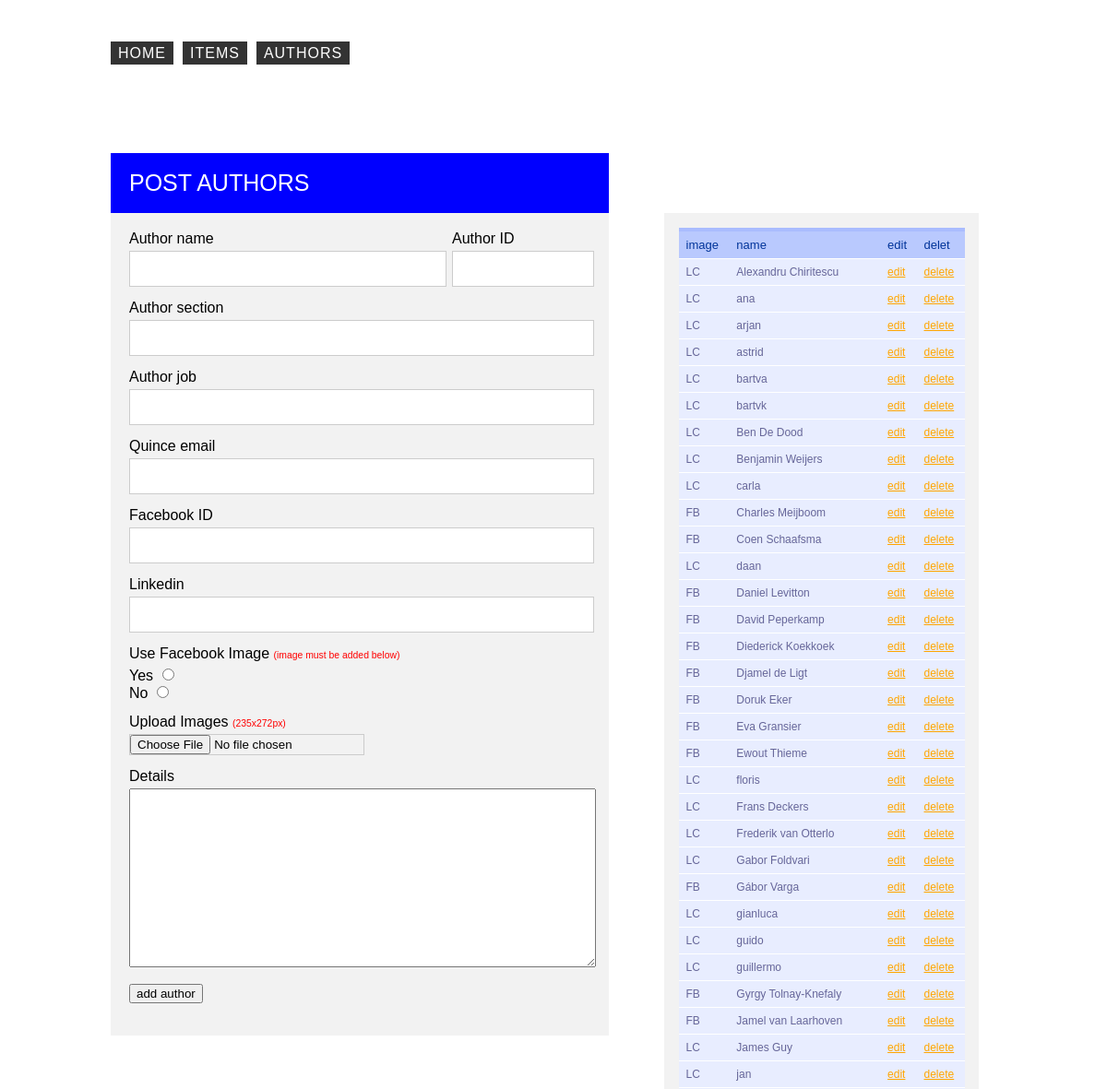
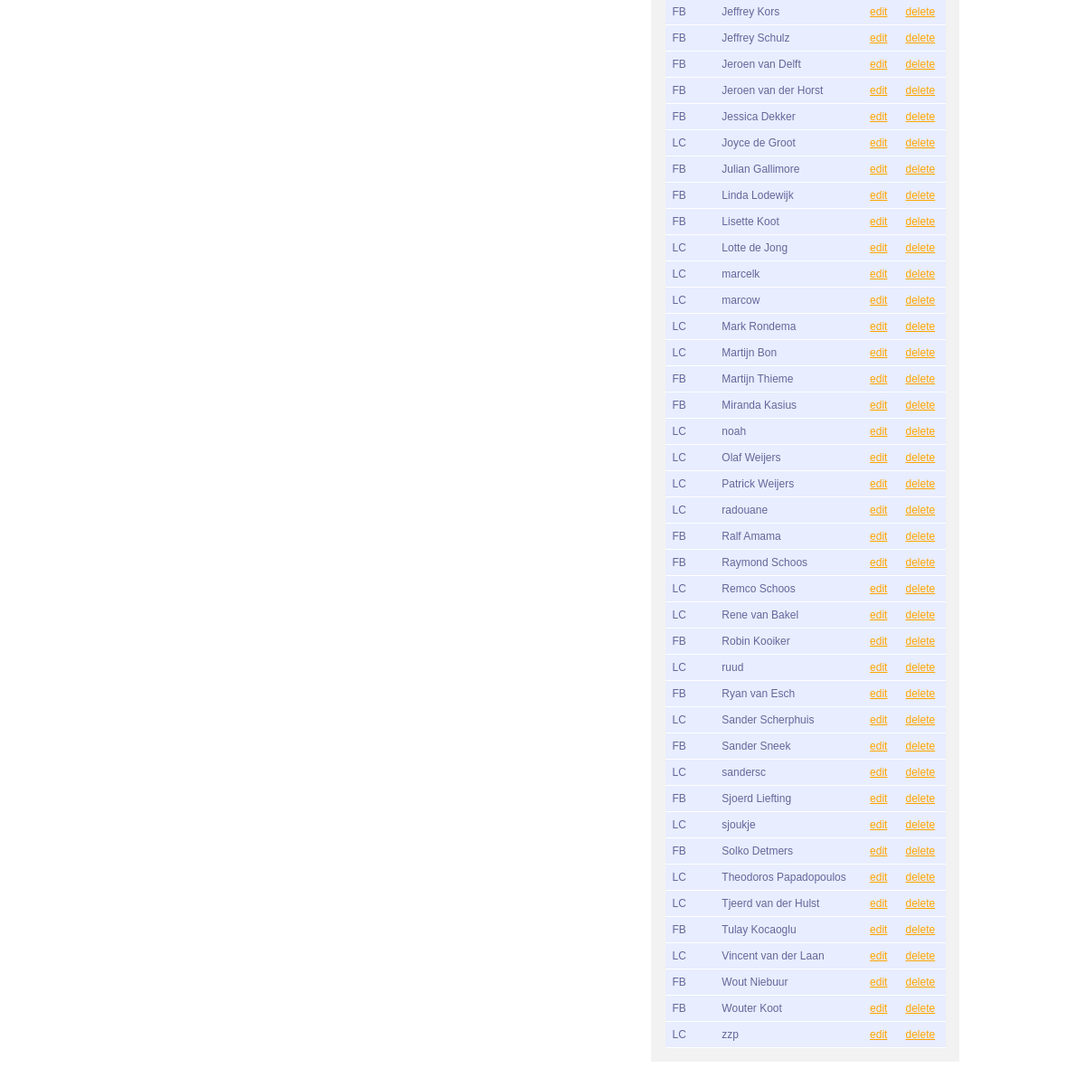
/admin/authors.php, run on an earlier commit of the app's database (2 pictures, top to bottom).
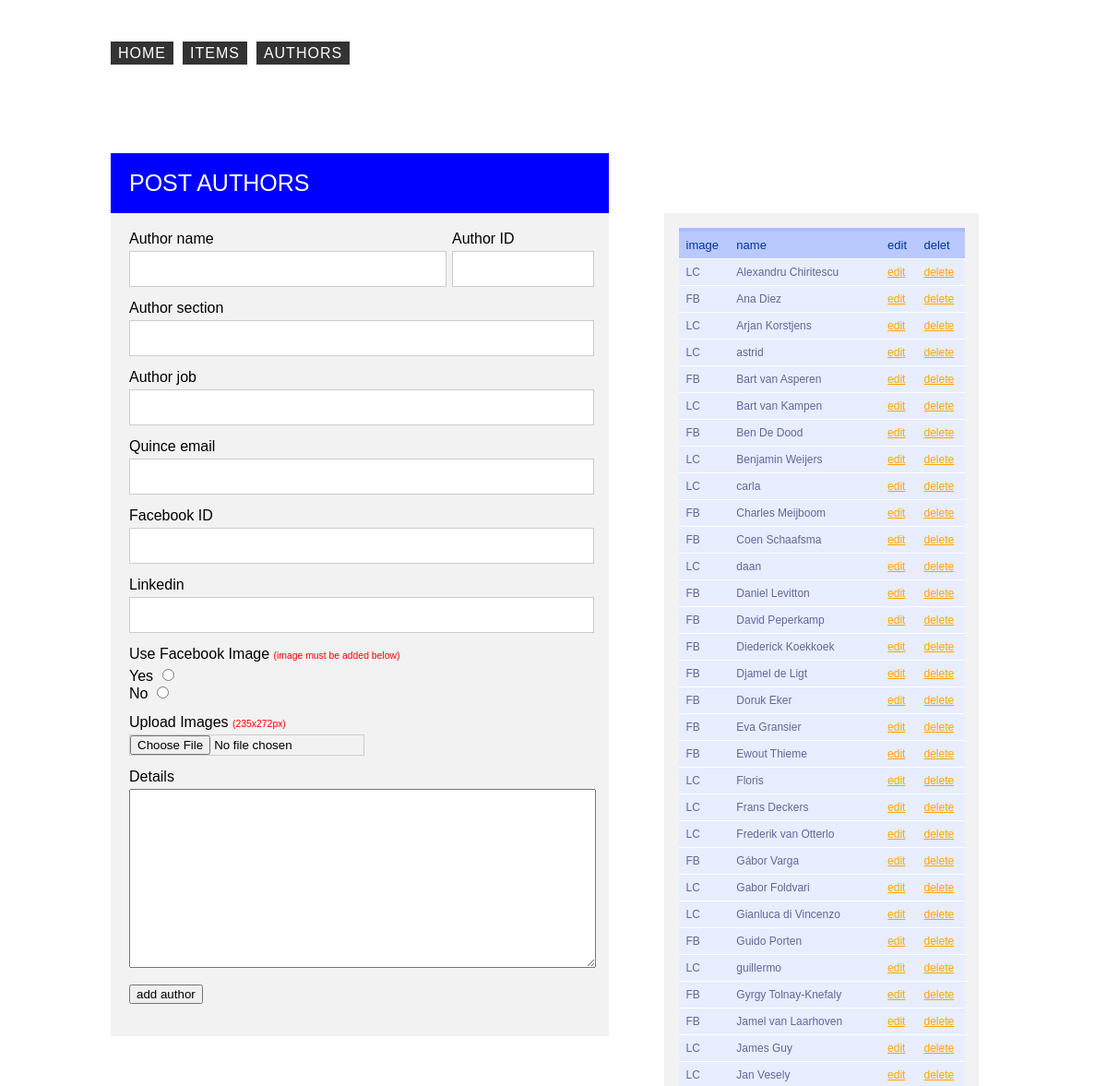
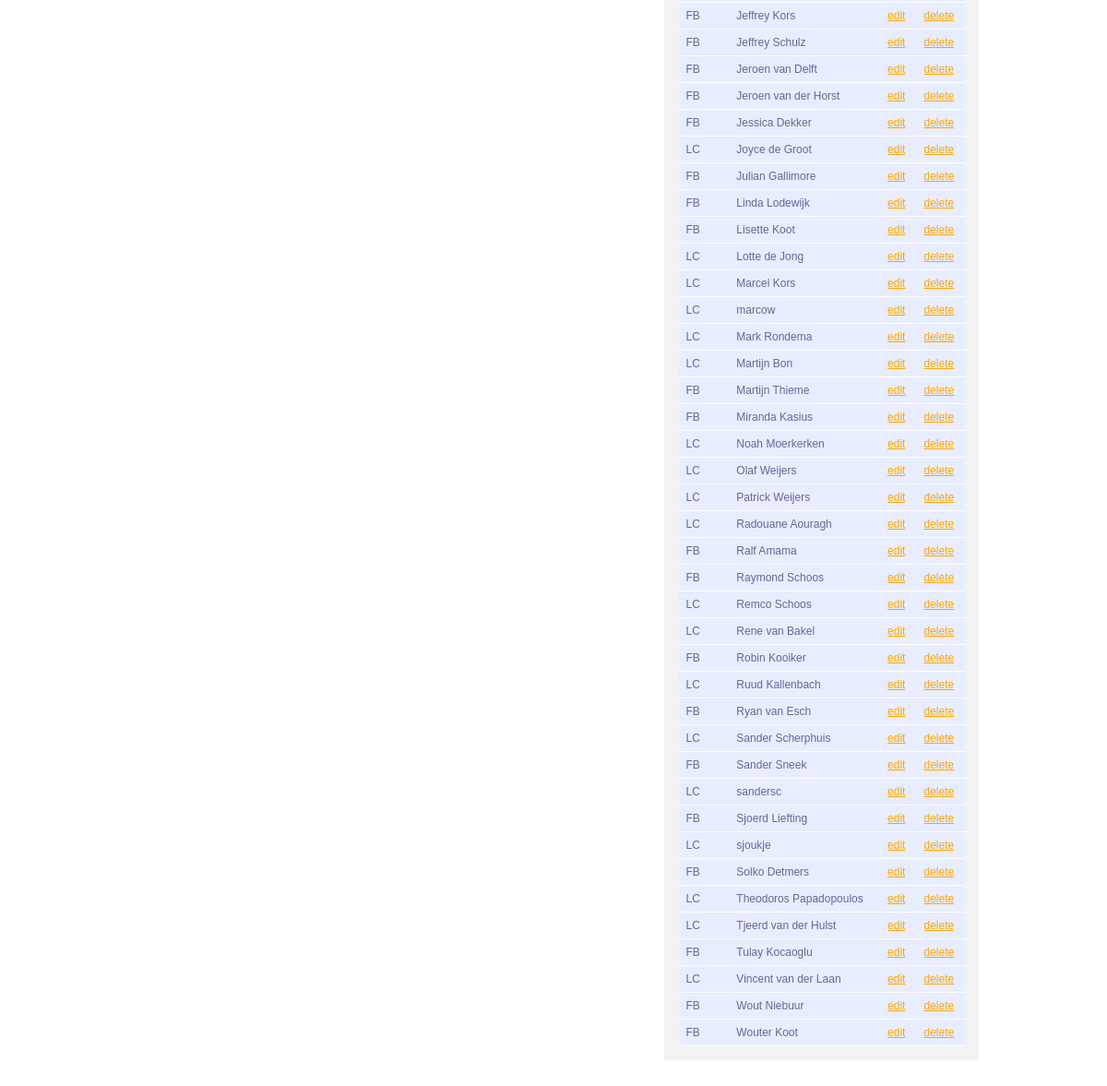
And on a later commit of the database (2 pictures, top to bottom).
### tables this page shows
CREATE TABLE `authors` (
  `id` int(11) NOT NULL AUTO_INCREMENT,
  `name` varchar(100) NOT NULL,
  `job` varchar(100) DEFAULT NULL,
  `email` varchar(100) DEFAULT NULL,
  `useFbImage` tinyint(1) DEFAULT NULL,
  `facebook` varchar(100) DEFAULT NULL,
  `linkedin` varchar(100) DEFAULT NULL,
  `mobile` varchar(100) DEFAULT NULL,
  `details` mediumtext,
  `section` varchar(100) DEFAULT NULL,
  PRIMARY KEY (`id`)
);

### admin/inc/addauthor.php (called while the page is built, shortened)
<?php
    $resultAuthor =  mysql_query("SELECT id, name, useFbImage FROM authors ORDER BY name ASC");
?>

### admin/authors.php (the view, shortened to what this page needs)
<?php
include 'inc/addauthor.php';
include 'inc/header.php';
include 'inc/nav.php';
?>
	<section class="container clearhack home" >
		<header class="formheader">
			<h1>Post authors</h1>
		</header>
		<article>
		<form id="postauthors" name="postauthors" action="<?php echo $_SERVER['PHP_SELF'] ?>" method="POST" enctype="multipart/form-data">
				<div class="inputblock">
					<label>Author name</label>
					<input type="text" name="authorname" value="">
				</div>
				<div class="inputblock classid">
					<label>Author ID</label>
					<input type="text" name="authorid" value="">
				</div>
				<div class="inputblock">
					<label>Author section</label>
					<input type="text" name="authorsection" value="">
				</div>
				<div class="inputblock">
					<label>Author job</label>
					<input type="text" name="authortitle" value="">
				</div>
				<div class="inputblock">
					<label>Quince email</label>
					<input type="text" name="authoremail" value="">
				</div>
				<div class="inputblock">
					<label>Facebook ID</label>
					<input type="text" name="authorfacebook" value="">
				</div>
				<div class="inputblock">
					<label>Linkedin</label>
					<input type="text" name="authorlinkedin" value="">
				</div>
				<div class="inputblock">
					<label>Use Facebook Image <span>(image must be added below)</span></label>
					<label class="radioFacebook"> Yes
						<input type="radio" name="usefbimage" value="1">
					<label class="radioFacebook"> No
						<input type="radio" name="usefbimage" value="0">
				</div>
				<div class="inputblock">
					<label>Upload Images <span>(235x272px)</span></label>
			    	<input type="file" name="files[]" />
				</div>
				<div class="inputblock">
					<label>Details</label>
					<textarea name="authordetails"  rows="10" cols="50"></textarea>
				</div>
				<div class="inputblock">
					<button type="submit" name="author_submit">add author</button>
				</div>
			</form>
		</article>
		<aside id="advanceoption">
			<div class="addinfo">
				<table>
					<thead>
						<tr>
							<th>image</th>
							<th>name</th>
							<th>edit</th>
							<th>delet</th>
						</tr>
					</thead>
				<?php
				while($row = mysql_fetch_array($resultAuthor)){
					$wishImg = "";
					if ($row['useFbImage'] == 0) {
						$wishImg = "LC";
					} else {
						$wishImg = "FB";
					}
				echo "<tr>".
						"<td>" . $wishImg . "</td>".
						"<td>" . $row['name'] . "</td>".
						'<td><a href="authoreditor.php?id=' . $row["id"] .'"' . '>edit</a></td>'.
						'<td><a href="?action=deleteAuthor&id='.$row['id'].'">delete</a>'.'</td>'.
						"</tr>";
				}
			?>
				</table>
			</div>
		</aside>
	</section>
<?php
include 'inc/footer.php';
?>

### admin/inc/header.php (shortened to what this page needs)
<!DOCTYPE html>
<html>
<head>
    <link href="css/reset.css" rel="stylesheet" />
    <link href="css/style.css" rel="stylesheet" />
    <link rel="stylesheet" href="//ajax.googleapis.com/ajax/libs/jqueryui/1.10.4/themes/smoothness/jquery-ui.css" />
</head>
<body>

### admin/inc/nav.php
<section class="container clearhack" >
	<header>
		<nav>
			<ul>
				<li><a href="index.php">home</a></li>
				<li><a href="items.php">items</a></li>
				<li><a href="authors.php">authors</a></li>
			</ul>
		</nav>
	</header>
</section>

### admin/inc/footer.php (shortened to what this page needs)
</body>
</head>

### admin/css/style.css (style rules this page uses)
html, body { margin: 0; padding: 0; }
label span { font-size:0.65em; color:red; }
body { font-family: sans-serif; font-size: 16px; }
nav li { float: left; margin-right: 10px; }
nav li a { text-transform: uppercase; text-decoration: none; letter-spacing: 1px; border: 1px solid #333; background: #333; padding: 3px 7px; color: #fff; }
section { padding: 50px 0; }
article, .formheader { background: #f2f2f2; width: 500px; float: left; margin-right: 60px; padding: 20px; }
aside, .asideheader { float: left; width: 310px; }
aside .addinfo { background: #f2f2f2; width: 100%; padding: 5%; margin-bottom: 20px; }
form { width: 100%; }
table { font-family: Sans-Serif; font-size: 12px; text-align: left; border-collapse: collapse; width: 100%; }
table th { font-size: 13px; font-weight: normal; padding: 8px; background: #b9c9fe; border-top: 4px solid #aabcfe; border-bottom: 1px solid #fff; color: #039; }
table td { padding: 8px; background: #e8edff; border-bottom: 1px solid #fff; color: #669; border-top: 1px solid transparent; }
table tr a { color: orange; }
.container { margin: 0 auto; width: 960px; }
.clearhack { zoom: 1; }
.clearhack:before, .clearhack:after { content: ""; display: table; }
.clearhack:after { clear: both; }
.inputblock { margin-bottom: 15px; }
label { display: block; margin-bottom: 5px; }
form input { border: 1px solid #ccc; }
form input[type=text] { width: 93%; height: 35px; font-size: 1em; padding-left: 7%; }
form textarea { width: 100%; font-size: 1em; padding-top: 10px; }
#postauthors .inputblock:nth-child(1), #postcustomers .inputblock:nth-child(1) { width: 68%; margin-right: 2%; float: left; }
#postauthors .inputblock:nth-child(2), #postcustomers .inputblock:nth-child(2) { width: 30%; float: left; }
.formheader h1 { font-size: 25px; color: #fff; text-transform: uppercase; }
.formheader { background: orange; }
.home .formheader { background: blue; }

What changed in the data, as far as the page shows it:
removed authors: useFbImage "LC", name "zzp"
changed authors: useFbImage "LC" → "FB"; name "ana" → "Ana Diez"
changed authors: name "arjan" → "Arjan Korstjens"
changed authors: useFbImage "LC" → "FB"; name "bartva" → "Bart van Asperen"
changed authors: name "bartvk" → "Bart van Kampen"
changed authors "Ben De Dood": useFbImage "LC" → "FB"
changed authors: name "floris" → "Floris"
shown differently, row unchanged: authors "Gábor Varga": moves up the list
changed authors: name "gianluca" → "Gianluca di Vincenzo"
changed authors: useFbImage "LC" → "FB"; name "guido" → "Guido Porten"
changed authors: name "jan" → "Jan Vesely"
changed authors: name "marcelk" → "Marcel Kors"
changed authors: name "noah" → "Noah Moerkerken"
changed authors: name "radouane" → "Radouane Aouragh"
changed authors: name "ruud" → "Ruud Kallenbach"
